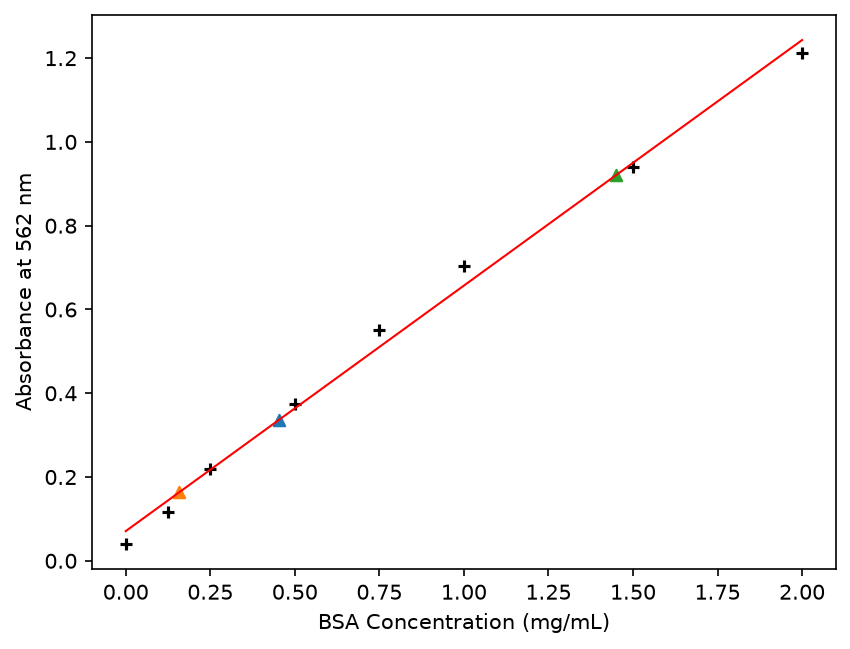

This figure's Python source:
"""
Thermo Fisher Multiskan FC 酶标仪数据示例
==========================================

使用 Multiskan FC 酶标仪导出的 .txt 文件。
此处生成一个合成 96 孔板吸光度数据 (BSA 蛋白定量标准曲线)。

使用方法::

    python examples/multiscan_fc/example.py
"""

import os
import numpy as np

from instrumental_data_analyzer.instruments.ThermoFisher.multiscan_fc import (
    MultiWellPlateFC,
)


def _generate_plate_data(output_path: str):
    """
    生成合成 Multiskan FC 数据

    格式:
    - 表头行: \\t1\\t2\\t3\\t4\\t5\\t6\\t7\\t8\\t9\\t10\\t11\\t12
    - 数据行: A-H 行标签, 随后是 12 列 tab 分隔的数值

    模拟 BSA 标准曲线: A1-A8 为标准品 (0, 0.125, 0.25, 0.5, 0.75, 1.0, 1.5, 2.0 mg/mL)
    其余为未知样本 (随机吸光度)。
    """
    rows = ["A", "B", "C", "D", "E", "F", "G", "H"]

    # 标准品吸光度 (BSA, 562 nm)
    standard_conc = [0, 0.125, 0.25, 0.5, 0.75, 1.0, 1.5, 2.0]  # mg/mL
    standard_abs = [0.05, 0.12, 0.22, 0.40, 0.55, 0.70, 0.95, 1.20]  # OD

    lines = ["\t1\t2\t3\t4\t5\t6\t7\t8\t9\t10\t11\t12"]

    for row_idx, row_label in enumerate(rows):
        values = []
        for col in range(1, 13):
            if row_idx == 0 and col <= 8:
                # 标准品行 (A1-A8)
                val = standard_abs[col - 1] + np.random.normal(0, 0.01)
            elif row_idx == 0 and col <= 8:
                val = standard_abs[col - 1] + np.random.normal(0, 0.01)
            else:
                # 模拟未知样本 (随机吸光度 0.1-1.0)
                val = 0.1 + 0.9 * np.random.random()
            values.append(f"{val:.4f}")
        lines.append(f"{row_label}\t" + "\t".join(values))

    with open(output_path, "w") as f:
        f.write("\n".join(lines))

    return output_path


if __name__ == "__main__":
    txt_path = os.path.join(os.path.dirname(__file__), "example_plate.txt")
    _generate_plate_data(txt_path)

    plate = MultiWellPlateFC.from_exported_file(txt_path, name="BSA Standard Curve")
    print(f"板类型: {plate.name}")
    print(f"板尺寸: {plate.data.shape}")
    print(f"行索引: {list(plate.data.index)}")
    print(f"列索引: {list(plate.data.columns)}")
    print(f"A1 = {plate['A', 1]:.4f}")
    print(f"A8 = {plate['A', 8]:.4f}")
    print(f"H12 = {plate['H', 12]:.4f}")

    # 使用 calibration_and_measurement 绘制标准曲线
    fig, ax, result, result_table = plate.calibration_and_measurement(
        calibration_values=[0, 0.125, 0.25, 0.5, 0.75, 1.0, 1.5, 2.0],
        calibration_markers=[("A", 1), ("A", 2), ("A", 3), ("A", 4),
                             ("A", 5), ("A", 6), ("A", 7), ("A", 8)],
        measurement_markers=[("B", 1), ("C", 3), ("D", 5)],
        xlabel="BSA Concentration (mg/mL)",
        ylabel="Absorbance at 562 nm",
    )
    print(f"斜率 = {result.slope:.4f}, 截距 = {result.intercept:.4f}, R² = {result.rvalue**2:.4f}")

    output_path = os.path.join(os.path.dirname(__file__), "example.png")
    fig.savefig(output_path, dpi=150, bbox_inches="tight")
    print(f"已保存: {output_path}")
